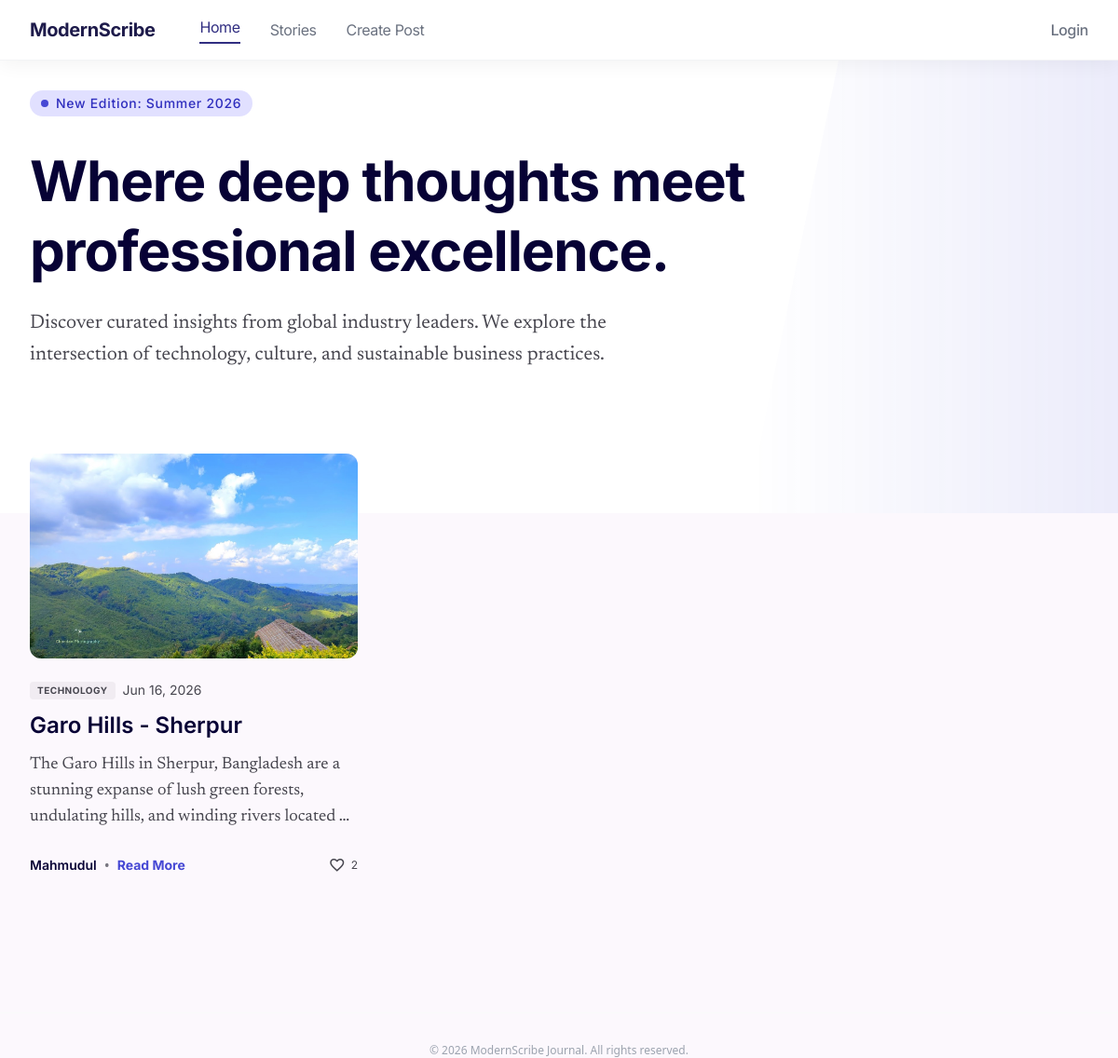
The page / on the database its author committed.
### core/models.py (models this page shows, shortened)
class CreatePost(models.Model):
    author=models.ForeignKey(User,on_delete=models.CASCADE)
    title=models.CharField(max_length=255)
    topic=models.ForeignKey(Topic, on_delete=models.SET_NULL, null=True, blank=True, related_name='posts')
    cover_image_url = models.URLField(max_length=500, blank=True, null=True)
    cover_image = models.ImageField(upload_to='post_covers/', blank=True, null=True)
    content=RichTextField()
    view_count=models.PositiveBigIntegerField(default=0)
    liked_users=models.ManyToManyField(User,related_name='liked_post',blank=True)
    created_at=models.DateTimeField(auto_now_add=True)
    updated_at=models.DateTimeField(auto_now=True)
    is_featured=models.BooleanField(default=False)
    def total_likes(self):
        return self.liked_users.count()

class Topic(models.Model):
    name = models.CharField(max_length=155, unique=True)
    description = models.TextField(blank=True, null=True)
    icon_name = models.CharField(max_length=50, blank=True, null=True, help_text="Material symbol name (e.g., 'memory', 'palette')")

### core/views.py (the view)
# urls.py: path('', index, name='index'),
def index(request):
    featured_posts = CreatePost.objects.filter(is_featured=True).order_by('-created_at')[:3]
    latest_posts = CreatePost.objects.all().order_by('-created_at')[:6]
    return render(request, 'home/index.html', {'featured_posts': featured_posts, 'latest_posts': latest_posts})

### core/templates/home/index.html
{% extends "base.html" %}
{% load static %}
{% block content %}
<section class="relative pt-8 pb-32 overflow-hidden bg-white">
    <div class="max-w-7xl mx-auto px-8 relative z-10">
        <div class="max-w-3xl">
            <div
                class="inline-flex items-center gap-2 px-3 py-1 bg-secondary-fixed text-on-secondary-fixed-variant rounded-full font-['Inter'] text-label-md mb-8">
                <span class="w-2 h-2 bg-secondary rounded-full"></span>
                <span>New Edition: Summer 2026</span>
            </div>
            <h1 class="font-headline-lg text-display-xl text-primary mb-6 leading-tight">
                Where deep thoughts meet professional excellence.
            </h1>
            <p class="font-body-lg text-body-lg text-on-surface-variant mb-6 max-w-2xl">
                Discover curated insights from global industry leaders. We explore the intersection of technology,
                culture, and sustainable business practices.
            </p>
        </div>
    </div>
    <div class="absolute right-0 top-0 w-1/3 h-full hidden lg:block opacity-10">
        <div class="w-full h-full bg-gradient-to-l from-secondary to-transparent"
            style="clip-path: polygon(25% 0%, 100% 0%, 100% 100%, 0% 100%);"></div>
    </div>
</section>
<div class="max-w-7xl mx-auto px-8 -mt-16 relative z-20">
    <div class="grid grid-cols-1 md:grid-cols-2 lg:grid-cols-3 gap-10 mb-24">
        {% for post in latest_posts %}
        <article class="flex flex-col group cursor-pointer" data-url="{% url 'post_detail' post.id %}" onclick="window.location=this.dataset.url">
            <div class="aspect-[16/10] rounded-xl overflow-hidden mb-6">
                <img alt="{{ post.title }}"
                    class="w-full h-full object-cover group-hover:scale-105 transition-transform duration-500"
                    {% if post.cover_image %}src="{{ post.cover_image.url }}"{% elif post.cover_image_url %}src="{{ post.cover_image_url }}"{% else %}src="https://placehold.co/800x500/e2e8f0/475569?text=ModernScribe"{% endif %} />
            </div>
            <div class="flex items-center gap-2 mb-3">
                <span
                    class="px-2 py-0.5 bg-surface-container text-on-surface-variant text-[10px] font-bold font-['Inter'] rounded uppercase tracking-wider">{{ post.topic.name|default:"General" }}</span>
                <span class="text-on-surface-variant text-sm font-['Inter']">{{ post.created_at|date:"M d, Y" }}</span>
            </div>
            <h3
                class="font-headline-sm text-headline-sm text-primary mb-3 group-hover:text-secondary transition-colors">
                {{ post.title }}</h3>
            <p class="font-body-md text-body-md text-on-surface-variant mb-6 line-clamp-3">
                {{ post.content|striptags|truncatewords:20|safe }}
            </p>
            <div class="flex items-center justify-between mt-auto">
                <div class="flex items-center gap-2">
                    <span class="font-['Inter'] text-sm font-semibold text-primary">{{ post.author.first_name|default:post.author.username }}</span>
                    <span class="text-outline">•</span>
                    <a href="{% url 'post_detail' post.id %}" class="text-secondary font-bold text-sm font-['Inter'] hover:underline">Read More</a>
                </div>
                <div class="flex items-center gap-1.5 text-on-surface-variant">
                    <span class="material-symbols-outlined text-lg" data-icon="favorite">favorite</span>
                    <span class="text-xs font-['Inter']">{{ post.total_likes }}</span>
                </div>
            </div>
        </article>
        {% empty %}
        <p class="col-span-3 text-center text-gray-500 py-10">No posts available yet. Be the first to <a href="{% url 'create_post' %}" class="text-indigo-600 underline">create one</a>!</p>
        {% endfor %}
    </div>
</div>
{% endblock %}

### static/css/style.css (style rules this page uses)
.material-symbols-outlined { font-variation-settings: 'FILL' 0, 'wght' 400, 'GRAD' 0, 'opsz' 24; vertical-align: middle; }
body { background-color: #fcf8fd; color: #1c1b1f; -webkit-font-smoothing: antialiased; }

### rows shown on the page
CreatePost: cover_image (picture), topic.name "TECHNOLOGY", created_at "Jun 16, 2026", title "Garo Hills - Sherpur", content "The Garo Hills in Sherpur, Bangladesh are a stunning expanse of lush green forests, undulating hills, and winding rivers located …", author.first_name "Mahmudul", total_likes "2"
